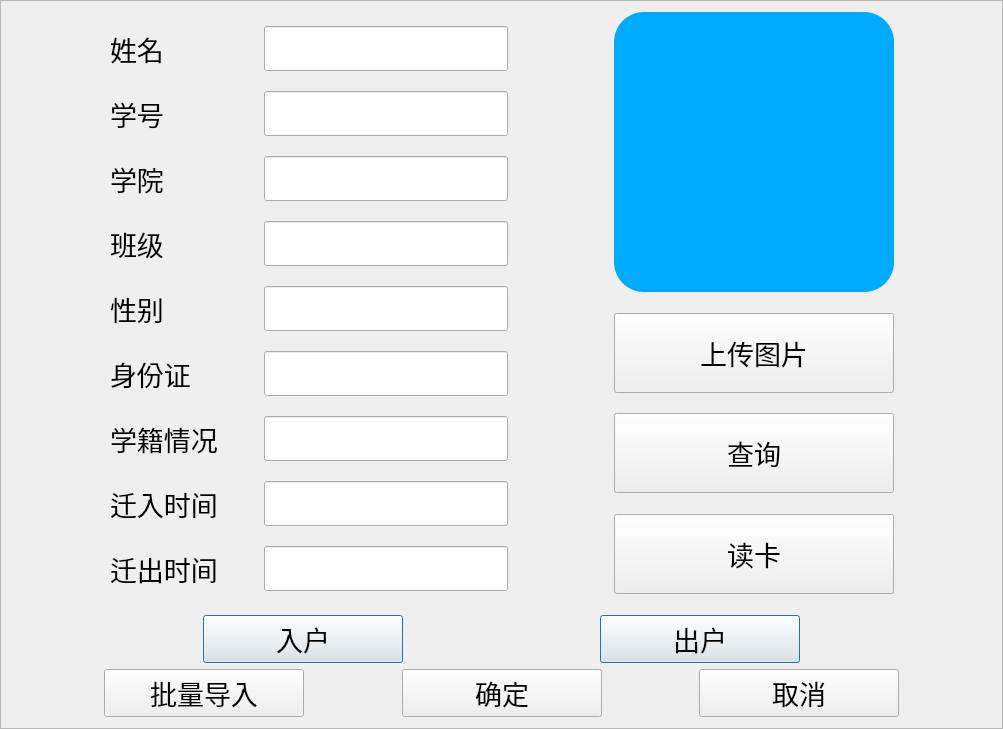
<?xml version="1.0" encoding="UTF-8"?>
<ui version="4.0">
 <class>IN_OUT_ACCOUNT_PAGE</class>
 <widget class="QFrame" name="IN_OUT_ACCOUNT_PAGE">
  <property name="geometry">
   <rect>
    <x>0</x>
    <y>0</y>
    <width>1003</width>
    <height>729</height>
   </rect>
  </property>
  <property name="frameShape">
   <enum>QFrame::StyledPanel</enum>
  </property>
  <property name="frameShadow">
   <enum>QFrame::Raised</enum>
  </property>
  <layout class="QHBoxLayout" name="horizontalLayout_13">
   <item>
    <layout class="QVBoxLayout" name="verticalLayout_3">
     <item>
      <layout class="QHBoxLayout" name="horizontalLayout_12">
       <item>
        <spacer name="horizontalSpacer_36">
         <property name="orientation">
          <enum>Qt::Horizontal</enum>
         </property>
         <property name="sizeHint" stdset="0">
          <size>
           <width>40</width>
           <height>20</height>
          </size>
         </property>
        </spacer>
       </item>
       <item>
        <layout class="QVBoxLayout" name="verticalLayout">
         <item>
          <layout class="QHBoxLayout" name="horizontalLayout_9">
           <item>
            <widget class="QLabel" name="label_10">
             <property name="font">
              <font>
               <family>宋体</family>
               <pointsize>20</pointsize>
              </font>
             </property>
             <property name="text">
              <string>姓名</string>
             </property>
            </widget>
           </item>
           <item>
            <spacer name="horizontalSpacer_8">
             <property name="orientation">
              <enum>Qt::Horizontal</enum>
             </property>
             <property name="sizeType">
              <enum>QSizePolicy::Expanding</enum>
             </property>
             <property name="sizeHint" stdset="0">
              <size>
               <width>40</width>
               <height>20</height>
              </size>
             </property>
            </spacer>
           </item>
           <item>
            <widget class="QLineEdit" name="stu_name">
             <property name="font">
              <font>
               <family>宋体</family>
               <pointsize>20</pointsize>
              </font>
             </property>
            </widget>
           </item>
          </layout>
         </item>
         <item>
          <layout class="QHBoxLayout" name="horizontalLayout_8">
           <item>
            <widget class="QLabel" name="label_11">
             <property name="font">
              <font>
               <family>宋体</family>
               <pointsize>20</pointsize>
              </font>
             </property>
             <property name="text">
              <string>学号</string>
             </property>
            </widget>
           </item>
           <item>
            <spacer name="horizontalSpacer_13">
             <property name="orientation">
              <enum>Qt::Horizontal</enum>
             </property>
             <property name="sizeHint" stdset="0">
              <size>
               <width>40</width>
               <height>20</height>
              </size>
             </property>
            </spacer>
           </item>
           <item>
            <widget class="QLineEdit" name="stu_ID">
             <property name="font">
              <font>
               <family>宋体</family>
               <pointsize>20</pointsize>
              </font>
             </property>
            </widget>
           </item>
          </layout>
         </item>
         <item>
          <layout class="QHBoxLayout" name="horizontalLayout_7">
           <item>
            <widget class="QLabel" name="label_26">
             <property name="font">
              <font>
               <family>宋体</family>
               <pointsize>20</pointsize>
              </font>
             </property>
             <property name="text">
              <string>学院</string>
             </property>
            </widget>
           </item>
           <item>
            <spacer name="horizontalSpacer_12">
             <property name="orientation">
              <enum>Qt::Horizontal</enum>
             </property>
             <property name="sizeHint" stdset="0">
              <size>
               <width>40</width>
               <height>20</height>
              </size>
             </property>
            </spacer>
           </item>
           <item>
            <widget class="QLineEdit" name="stu_college">
             <property name="font">
              <font>
               <family>宋体</family>
               <pointsize>20</pointsize>
              </font>
             </property>
            </widget>
           </item>
          </layout>
         </item>
         <item>
          <layout class="QHBoxLayout" name="horizontalLayout_6">
           <item>
            <widget class="QLabel" name="label_12">
             <property name="font">
              <font>
               <family>宋体</family>
               <pointsize>20</pointsize>
              </font>
             </property>
             <property name="text">
              <string>班级</string>
             </property>
            </widget>
           </item>
           <item>
            <spacer name="horizontalSpacer_11">
             <property name="orientation">
              <enum>Qt::Horizontal</enum>
             </property>
             <property name="sizeHint" stdset="0">
              <size>
               <width>40</width>
               <height>20</height>
              </size>
             </property>
            </spacer>
           </item>
           <item>
            <widget class="QLineEdit" name="stu_class">
             <property name="font">
              <font>
               <family>宋体</family>
               <pointsize>20</pointsize>
              </font>
             </property>
            </widget>
           </item>
          </layout>
         </item>
         <item>
          <layout class="QHBoxLayout" name="horizontalLayout_5">
           <item>
            <widget class="QLabel" name="label_13">
             <property name="font">
              <font>
               <family>宋体</family>
               <pointsize>20</pointsize>
              </font>
             </property>
             <property name="text">
              <string>性别</string>
             </property>
            </widget>
           </item>
           <item>
            <spacer name="horizontalSpacer_10">
             <property name="orientation">
              <enum>Qt::Horizontal</enum>
             </property>
             <property name="sizeHint" stdset="0">
              <size>
               <width>40</width>
               <height>20</height>
              </size>
             </property>
            </spacer>
           </item>
           <item>
            <widget class="QLineEdit" name="stu_sex">
             <property name="font">
              <font>
               <family>宋体</family>
               <pointsize>20</pointsize>
              </font>
             </property>
            </widget>
           </item>
          </layout>
         </item>
         <item>
          <layout class="QHBoxLayout" name="horizontalLayout_4">
           <item>
            <widget class="QLabel" name="label_14">
             <property name="font">
              <font>
               <family>宋体</family>
               <pointsize>20</pointsize>
              </font>
             </property>
             <property name="text">
              <string>身份证</string>
             </property>
            </widget>
           </item>
           <item>
            <spacer name="horizontalSpacer_9">
             <property name="orientation">
              <enum>Qt::Horizontal</enum>
             </property>
             <property name="sizeHint" stdset="0">
              <size>
               <width>40</width>
               <height>20</height>
              </size>
             </property>
            </spacer>
           </item>
           <item>
            <widget class="QLineEdit" name="stu_indentification_number">
             <property name="font">
              <font>
               <family>宋体</family>
               <pointsize>20</pointsize>
              </font>
             </property>
            </widget>
           </item>
          </layout>
         </item>
         <item>
          <layout class="QHBoxLayout" name="horizontalLayout_3">
           <item>
            <widget class="QLabel" name="label_25">
             <property name="font">
              <font>
               <family>宋体</family>
               <pointsize>20</pointsize>
              </font>
             </property>
             <property name="text">
              <string>学籍情况</string>
             </property>
            </widget>
           </item>
           <item>
            <spacer name="horizontalSpacer_14">
             <property name="orientation">
              <enum>Qt::Horizontal</enum>
             </property>
             <property name="sizeHint" stdset="0">
              <size>
               <width>40</width>
               <height>20</height>
              </size>
             </property>
            </spacer>
           </item>
           <item>
            <widget class="QLineEdit" name="stu_status_of_student_status">
             <property name="font">
              <font>
               <family>宋体</family>
               <pointsize>20</pointsize>
              </font>
             </property>
            </widget>
           </item>
          </layout>
         </item>
         <item>
          <layout class="QHBoxLayout" name="horizontalLayout_2">
           <item>
            <widget class="QLabel" name="label_15">
             <property name="font">
              <font>
               <family>宋体</family>
               <pointsize>20</pointsize>
              </font>
             </property>
             <property name="text">
              <string>迁入时间</string>
             </property>
            </widget>
           </item>
           <item>
            <spacer name="horizontalSpacer_15">
             <property name="orientation">
              <enum>Qt::Horizontal</enum>
             </property>
             <property name="sizeHint" stdset="0">
              <size>
               <width>40</width>
               <height>20</height>
              </size>
             </property>
            </spacer>
           </item>
           <item>
            <widget class="QLineEdit" name="account_in_time">
             <property name="font">
              <font>
               <family>宋体</family>
               <pointsize>20</pointsize>
              </font>
             </property>
            </widget>
           </item>
          </layout>
         </item>
         <item>
          <layout class="QHBoxLayout" name="horizontalLayout">
           <item>
            <widget class="QLabel" name="label_16">
             <property name="font">
              <font>
               <family>宋体</family>
               <pointsize>20</pointsize>
              </font>
             </property>
             <property name="text">
              <string>迁出时间</string>
             </property>
            </widget>
           </item>
           <item>
            <spacer name="horizontalSpacer_16">
             <property name="orientation">
              <enum>Qt::Horizontal</enum>
             </property>
             <property name="sizeHint" stdset="0">
              <size>
               <width>40</width>
               <height>20</height>
              </size>
             </property>
            </spacer>
           </item>
           <item>
            <widget class="QLineEdit" name="account_out_time">
             <property name="font">
              <font>
               <family>宋体</family>
               <pointsize>20</pointsize>
              </font>
             </property>
            </widget>
           </item>
          </layout>
         </item>
        </layout>
       </item>
       <item>
        <spacer name="horizontalSpacer_37">
         <property name="orientation">
          <enum>Qt::Horizontal</enum>
         </property>
         <property name="sizeType">
          <enum>QSizePolicy::Preferred</enum>
         </property>
         <property name="sizeHint" stdset="0">
          <size>
           <width>100</width>
           <height>20</height>
          </size>
         </property>
        </spacer>
       </item>
       <item>
        <layout class="QVBoxLayout" name="verticalLayout_2">
         <item>
          <widget class="QLabel" name="label">
           <property name="minimumSize">
            <size>
             <width>280</width>
             <height>280</height>
            </size>
           </property>
           <property name="styleSheet">
            <string notr="true">background-color : rgb(0, 170, 255);
border-radius:30px;
padding:2px 4px;</string>
           </property>
           <property name="text">
            <string/>
           </property>
           <property name="pixmap">
            <pixmap resource="icon.qrc">:/icon/face_photo.png</pixmap>
           </property>
           <property name="alignment">
            <set>Qt::AlignCenter</set>
           </property>
          </widget>
         </item>
         <item>
          <spacer name="verticalSpacer_3">
           <property name="orientation">
            <enum>Qt::Vertical</enum>
           </property>
           <property name="sizeHint" stdset="0">
            <size>
             <width>20</width>
             <height>40</height>
            </size>
           </property>
          </spacer>
         </item>
         <item>
          <widget class="QPushButton" name="uploadPhoto">
           <property name="minimumSize">
            <size>
             <width>200</width>
             <height>80</height>
            </size>
           </property>
           <property name="font">
            <font>
             <family>宋体</family>
             <pointsize>20</pointsize>
            </font>
           </property>
           <property name="text">
            <string>上传图片</string>
           </property>
          </widget>
         </item>
         <item>
          <spacer name="verticalSpacer">
           <property name="orientation">
            <enum>Qt::Vertical</enum>
           </property>
           <property name="sizeHint" stdset="0">
            <size>
             <width>20</width>
             <height>40</height>
            </size>
           </property>
          </spacer>
         </item>
         <item>
          <widget class="QPushButton" name="searchButton">
           <property name="minimumSize">
            <size>
             <width>200</width>
             <height>80</height>
            </size>
           </property>
           <property name="font">
            <font>
             <family>宋体</family>
             <pointsize>20</pointsize>
            </font>
           </property>
           <property name="text">
            <string>查询</string>
           </property>
          </widget>
         </item>
         <item>
          <spacer name="verticalSpacer_2">
           <property name="orientation">
            <enum>Qt::Vertical</enum>
           </property>
           <property name="sizeHint" stdset="0">
            <size>
             <width>20</width>
             <height>40</height>
            </size>
           </property>
          </spacer>
         </item>
         <item>
          <widget class="QPushButton" name="readCardButton">
           <property name="minimumSize">
            <size>
             <width>200</width>
             <height>80</height>
            </size>
           </property>
           <property name="font">
            <font>
             <family>宋体</family>
             <pointsize>20</pointsize>
            </font>
           </property>
           <property name="text">
            <string>读卡</string>
           </property>
          </widget>
         </item>
         <item>
          <spacer name="verticalSpacer_4">
           <property name="orientation">
            <enum>Qt::Vertical</enum>
           </property>
           <property name="sizeHint" stdset="0">
            <size>
             <width>20</width>
             <height>40</height>
            </size>
           </property>
          </spacer>
         </item>
        </layout>
       </item>
       <item>
        <spacer name="horizontalSpacer_35">
         <property name="orientation">
          <enum>Qt::Horizontal</enum>
         </property>
         <property name="sizeHint" stdset="0">
          <size>
           <width>40</width>
           <height>20</height>
          </size>
         </property>
        </spacer>
       </item>
      </layout>
     </item>
     <item>
      <layout class="QHBoxLayout" name="horizontalLayout_11">
       <item>
        <spacer name="horizontalSpacer">
         <property name="orientation">
          <enum>Qt::Horizontal</enum>
         </property>
         <property name="sizeHint" stdset="0">
          <size>
           <width>40</width>
           <height>20</height>
          </size>
         </property>
        </spacer>
       </item>
       <item>
        <widget class="QPushButton" name="in_accountButton">
         <property name="minimumSize">
          <size>
           <width>200</width>
           <height>0</height>
          </size>
         </property>
         <property name="font">
          <font>
           <family>宋体</family>
           <pointsize>20</pointsize>
          </font>
         </property>
         <property name="styleSheet">
          <string notr="true"/>
         </property>
         <property name="text">
          <string>入户</string>
         </property>
         <property name="icon">
          <iconset resource="icon.qrc">
           <normaloff>:/icon/people_arrow_left.png</normaloff>:/icon/people_arrow_left.png</iconset>
         </property>
         <property name="iconSize">
          <size>
           <width>48</width>
           <height>48</height>
          </size>
         </property>
         <property name="autoDefault">
          <bool>true</bool>
         </property>
         <property name="default">
          <bool>true</bool>
         </property>
         <property name="flat">
          <bool>false</bool>
         </property>
        </widget>
       </item>
       <item>
        <spacer name="horizontalSpacer_2">
         <property name="orientation">
          <enum>Qt::Horizontal</enum>
         </property>
         <property name="sizeHint" stdset="0">
          <size>
           <width>40</width>
           <height>20</height>
          </size>
         </property>
        </spacer>
       </item>
       <item>
        <widget class="QPushButton" name="out_accountButton">
         <property name="minimumSize">
          <size>
           <width>200</width>
           <height>0</height>
          </size>
         </property>
         <property name="font">
          <font>
           <family>宋体</family>
           <pointsize>20</pointsize>
          </font>
         </property>
         <property name="text">
          <string>出户</string>
         </property>
         <property name="icon">
          <iconset resource="icon.qrc">
           <normaloff>:/icon/people_arrow_right.png</normaloff>:/icon/people_arrow_right.png</iconset>
         </property>
         <property name="iconSize">
          <size>
           <width>48</width>
           <height>48</height>
          </size>
         </property>
         <property name="autoDefault">
          <bool>true</bool>
         </property>
         <property name="default">
          <bool>true</bool>
         </property>
         <property name="flat">
          <bool>false</bool>
         </property>
        </widget>
       </item>
       <item>
        <spacer name="horizontalSpacer_3">
         <property name="orientation">
          <enum>Qt::Horizontal</enum>
         </property>
         <property name="sizeHint" stdset="0">
          <size>
           <width>40</width>
           <height>20</height>
          </size>
         </property>
        </spacer>
       </item>
      </layout>
     </item>
     <item>
      <layout class="QHBoxLayout" name="horizontalLayout_10">
       <item>
        <spacer name="horizontalSpacer_7">
         <property name="orientation">
          <enum>Qt::Horizontal</enum>
         </property>
         <property name="sizeHint" stdset="0">
          <size>
           <width>40</width>
           <height>20</height>
          </size>
         </property>
        </spacer>
       </item>
       <item>
        <widget class="QPushButton" name="importButton">
         <property name="minimumSize">
          <size>
           <width>200</width>
           <height>0</height>
          </size>
         </property>
         <property name="font">
          <font>
           <family>宋体</family>
           <pointsize>20</pointsize>
          </font>
         </property>
         <property name="text">
          <string>批量导入</string>
         </property>
        </widget>
       </item>
       <item>
        <spacer name="horizontalSpacer_4">
         <property name="orientation">
          <enum>Qt::Horizontal</enum>
         </property>
         <property name="sizeHint" stdset="0">
          <size>
           <width>40</width>
           <height>20</height>
          </size>
         </property>
        </spacer>
       </item>
       <item>
        <widget class="QPushButton" name="write_OKButton">
         <property name="minimumSize">
          <size>
           <width>200</width>
           <height>0</height>
          </size>
         </property>
         <property name="font">
          <font>
           <family>宋体</family>
           <pointsize>20</pointsize>
          </font>
         </property>
         <property name="text">
          <string>确定</string>
         </property>
        </widget>
       </item>
       <item>
        <spacer name="horizontalSpacer_5">
         <property name="orientation">
          <enum>Qt::Horizontal</enum>
         </property>
         <property name="sizeHint" stdset="0">
          <size>
           <width>40</width>
           <height>20</height>
          </size>
         </property>
        </spacer>
       </item>
       <item>
        <widget class="QPushButton" name="write_concelButton">
         <property name="minimumSize">
          <size>
           <width>200</width>
           <height>0</height>
          </size>
         </property>
         <property name="font">
          <font>
           <family>宋体</family>
           <pointsize>20</pointsize>
          </font>
         </property>
         <property name="text">
          <string>取消</string>
         </property>
        </widget>
       </item>
       <item>
        <spacer name="horizontalSpacer_6">
         <property name="orientation">
          <enum>Qt::Horizontal</enum>
         </property>
         <property name="sizeHint" stdset="0">
          <size>
           <width>40</width>
           <height>20</height>
          </size>
         </property>
        </spacer>
       </item>
      </layout>
     </item>
    </layout>
   </item>
  </layout>
 </widget>
 <resources>
  <include location="icon.qrc"/>
 </resources>
 <connections/>
</ui>
